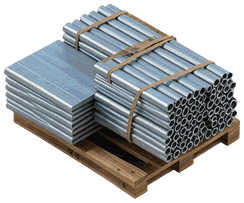
#> input picture assets/factory_hd/barres_acier.png, 244 x 203 px
$ python -i batch.py   (imports and definitions only)
#> lines starting #> are read from the running program, lines starting #| are printed output that depends on the picture; after the words box and inside, x2 and y2 are one past the last pixel; in counts of white or black regions, pixels touching at a corner belong together
#> further down, picture is the input picture: PIL image 244x203 P; mean R, G, B, A 67.7, 70.5, 71.5, 144.7
#!/usr/bin/env python3
"""Production en masse des sprites HD de l'usine avec mflux (FLUX.2 klein 4B) sur Mac Apple Silicon.

    .venv/bin/python batch.py --lot test            # 3 sprites d'essai
    .venv/bin/python batch.py --lot lot1            # les 29 sprites à gabarit
    .venv/bin/python batch.py --lot lot2 --limite 20
    .venv/bin/python batch.py --seul presse --forcer
    .venv/bin/python batch.py --planches            # assemble les planches d'ouvriers
    python3 batch.py --lot lot1 --simuler           # sans mflux : vérifie cadrage, ancres, planches

Chaîne par sprite : entrée (gabarit sur fond uni) -> mflux -> détourage -> recadrage sur l'ancre
-> ombre -> assets/factory_hd/<nom>.png + ombres/<nom>.png + ancres.json.
Reprise : un sprite déjà « ok » dans etat.json est sauté (sauf --forcer).
"""
import argparse, json, os, shutil, subprocess, sys, time
import numpy as np
from PIL import Image, ImageDraw, ImageFilter

ICI = os.path.dirname(os.path.abspath(__file__))
RACINE = os.path.normpath(os.path.join(ICI, '..', '..'))
GAB = os.path.join(RACINE, 'assets', 'factory')          # gabarits procéduraux (lot 1 d'origine)
GABV = os.path.join(ICI, 'gabarits')                      # gabarits exportés du dessin vectoriel du jeu (export_gabarits.js)
OUT = os.path.join(RACINE, 'assets', 'factory_hd')       # sortie
TRAV = os.path.join(ICI, 'travail')                      # fichiers intermédiaires (non versionnés)
STYLE = os.path.join(ICI, 'style')                       # références de style validées (versionnées)
# [2 lines not run here, left out]
ETAT_F = os.path.join(ICI, 'etat.json')
FOND = (205, 205, 205)


# [7 lines left out: function gab_png, not called in this run]


def charge(p, defaut):
    return json.load(open(p)) if os.path.exists(p) else defaut


def ecrit(p, o):
    json.dump(o, open(p, 'w'), indent=1, ensure_ascii=False)


def mkdir_pour(p):
    os.makedirs(os.path.dirname(p), exist_ok=True)


# [65 lines left out: functions sauve_png, bbox_alpha, prepare_entree, refs_style, prompt_pour, mflux, not called in this run]


# ---------------------------------------------------------------- détourage
def detoure_cle(im, tol=26):
    """Repli sans rembg : supprime le fond uni relié aux bords."""
#> called with tol = 26
    rgb = np.asarray(im.convert('RGB')).astype(int)
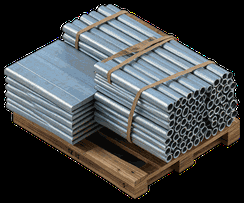
#> rgb: shape (203, 244, 3) int64; mean R, G, B 67.7, 70.5, 71.5
    bord = np.concatenate([rgb[0], rgb[-1], rgb[:, 0], rgb[:, -1]])
#> bord = 894 rows, first 8: [0, 0, 0], [0, 0, 0], [0, 0, 0], [0, 0, 0], [0, 0, 0], [0, 0, 0], [0, 0, 0], [0, 0, 0]
    ref = np.median(bord, axis=0)
#> ref = [0, 0, 0]
    proche = (np.abs(rgb - ref).max(axis=2) < tol)
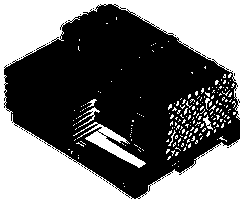
#> proche: shape (203, 244) bool; 45.6% white; 210 white regions (203 under 20 px), largest, box (x1, y1, x2, y2) and area: (0, 0, 244, 203) 20456, (73, 122, 146, 168) 864, (78, 107, 100, 128) 95
    m = Image.new('L', (rgb.shape[1], rgb.shape[0]))
#> m: PIL image 244x203 L; every value is 0
    m.putdata((proche * 255).astype('uint8').ravel().tolist())
    w, h = m.size
#> w = 244; h = 203
    for x in range(0, w, 8):
        for y in (0, h - 1):
            if m.getpixel((x, y)) == 255:
                ImageDraw.floodfill(m, (x, y), 128)
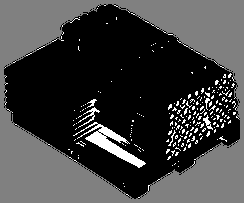
#> m: PIL image 244x203 L; min 0, max 255, mean 64.3
    for y in range(0, h, 8):
        for x in (0, w - 1):
            if m.getpixel((x, y)) == 255:
                ImageDraw.floodfill(m, (x, y), 128)
    a = Image.fromarray(((np.asarray(m) != 128) * 255).astype('uint8'))
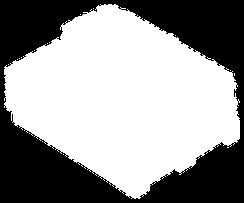
#> a: PIL image 244x203 L; 59.1% white; 1 black region, box (x1, y1, x2, y2) and area: (0, 0, 244, 203) 20280
    a = a.filter(ImageFilter.MinFilter(3)).filter(ImageFilter.GaussianBlur(0.7))
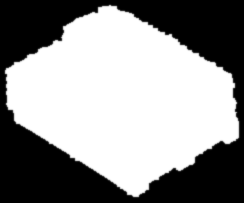
#> a: PIL image 244x203 L; min 0, max 255, mean 144.4
    out = im.convert('RGBA')
    out.putalpha(a)
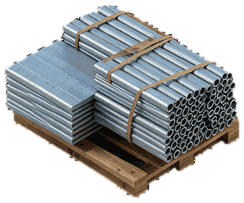
#> out: PIL image 244x203 RGBA; mean R, G, B, A 67.7, 70.5, 71.5, 144.4; transparent parts drawn white
    return out


# [264 lines left out: functions detoure, controle, ombre_auto, allonger, cadre, planches and 3 more, not called in this run]


# [2 lines not run here, left out]

>>> from PIL import Image
>>> picture = Image.open('../../assets/factory_hd/barres_acier.png')
>>> result = detoure_cle(picture)

$ run again, on assets/factory_hd/plaques_acier.png
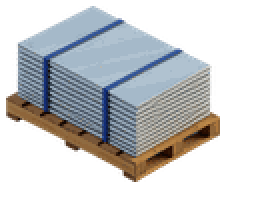
#> input picture assets/factory_hd/plaques_acier.png, 128 x 100 px (shown 2 times larger)
#> picture is the input picture: PIL image 128x100 P; mean R, G, B, A 68, 69.4, 70.7, 117.9
#> bord = 456 rows, first 8: [0, 0, 0], [0, 0, 0], [0, 0, 0], [0, 0, 0], [0, 0, 0], [0, 0, 0], [0, 0, 0], [0, 0, 0]
#> ref = [0, 0, 0]
#> in detoure_cle, `proche = (np.abs(rgb - ref).max(axis=2) < tol)`:
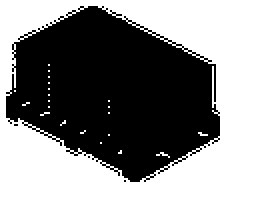
#> proche: shape (100, 128) bool (shown 2 times larger); 50.8% white; 4 black regions (3 under 20 px), largest, box (x1, y1, x2, y2) and area: (3, 3, 110, 91) 6299
#> in detoure_cle, `out.putalpha(a)`:
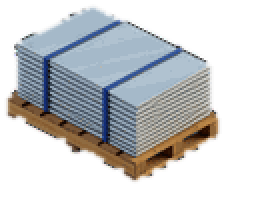
#> out: PIL image 128x100 RGBA (shown 2 times larger); mean R, G, B, A 68, 69.4, 70.7, 118.8; transparent parts drawn white

$ run again, on assets/factory_hd/port_remorqueur_ne.png
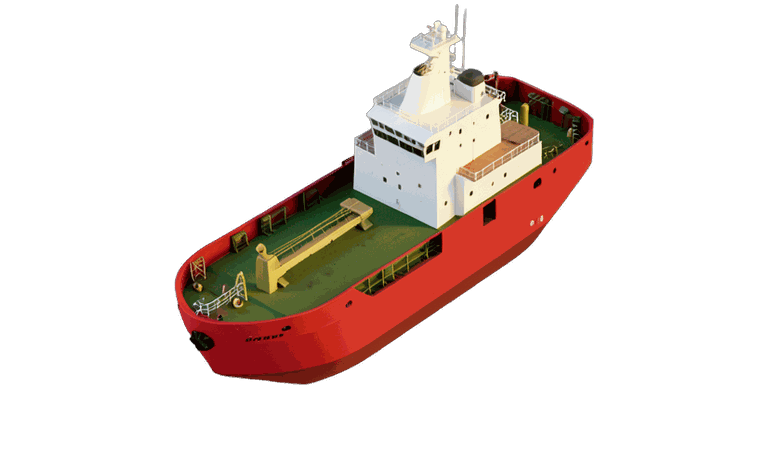
#> input picture assets/factory_hd/port_remorqueur_ne.png, 768 x 461 px
#> picture is the input picture: PIL image 768x461 P; mean R, G, B, A 33.2, 21.8, 17, 54.7
#> bord = 2458 rows, first 8: [0, 0, 0], [0, 0, 0], [0, 0, 0], [0, 0, 0], [0, 0, 0], [0, 0, 0], [0, 0, 0], [0, 0, 0]
#> ref = [0, 0, 0]
#> proche: shape (461, 768) bool; 78.9% white; 66 black regions (65 under 20 px), largest, box (x1, y1, x2, y2) and area: (174, 4, 594, 385) 74678
#> after the loop in detoure_cle, `for x in range(0, w, 8):`:
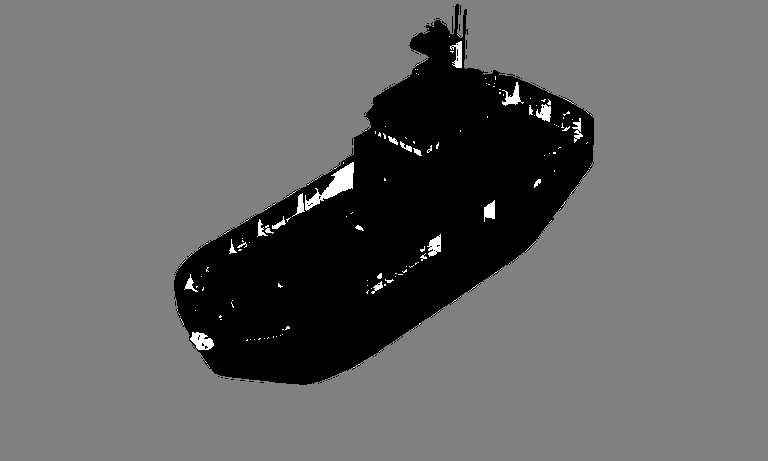
#> m: PIL image 768x461 L; min 0, max 255, mean 102.1
#> in detoure_cle, `a = Image.fromarray(((np.asarray(m) != 128) * 255).astype('uint8'))`:
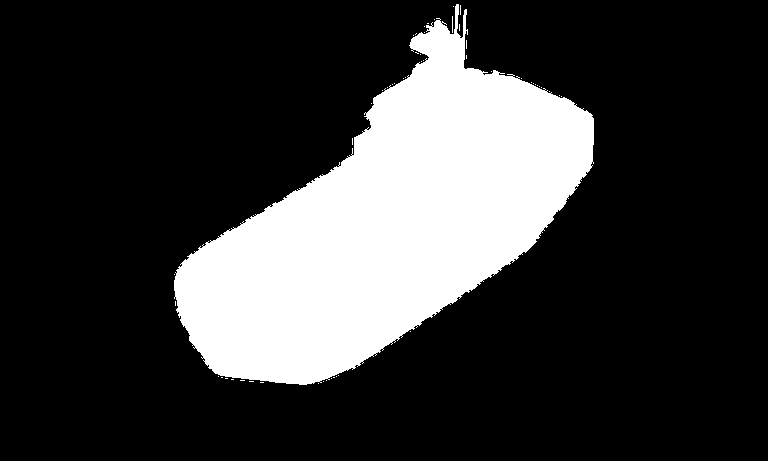
#> a: PIL image 768x461 L; 22.1% white; 53 white regions (52 under 20 px), largest, box (x1, y1, x2, y2) and area: (174, 4, 594, 385) 78078
